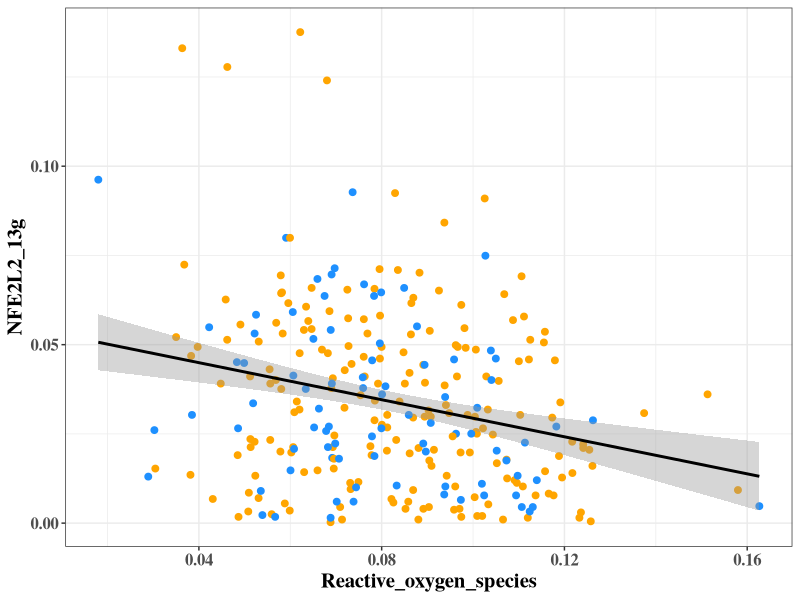

Generate this figure with R:
library(ggplot2)

df = read.table("./NFE2L2_ROS_scatter.txt", header=T, row.names=1, sep="\t")
p = ggplot(df, aes(x=Reactive_oxygen_species, y=NFE2L2_13g, color=Type))+
scale_color_manual(values=c("orange", "dodgerblue"))+
geom_point(alpha=1, size=2)+
geom_smooth(method="lm", color="black")+
theme_bw()+
theme(text=element_text(family="Times"), axis.text=element_text(face="bold", size=12), axis.title=element_text(face="bold", size=15), legend.position="none")
ggsave("NFE2L2_ROS_scatter.pdf", p, width=6, height=6)


